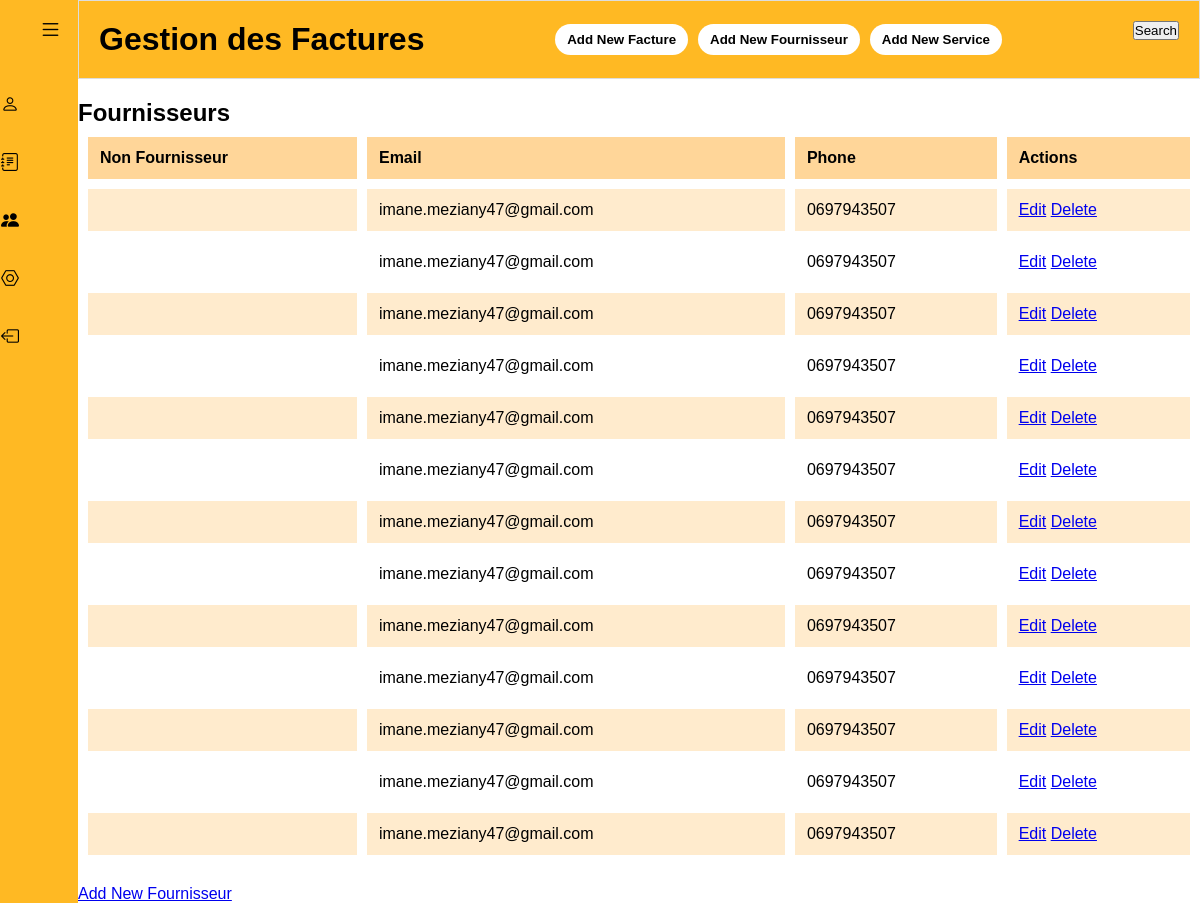
/fournisseurs/ (signed in), run on the app's committed database.
### facturation/models.py (models this page shows, shortened)
class Fournisseur(models.Model):
    name = models.CharField(max_length=100)
    email = models.EmailField()
    phone = models.CharField(max_length=20)

### facturation/views.py (the view)
# urls.py: path('fournisseurs/',login_required(views.fournisseurs,login_url='facturation:login'),name='fournisseurs'),
@login_required(login_url='login/')
def fournisseurs(request):
    Fournisseurs=Fournisseur.objects.all()
    return render(request, 'facturation/fournisseurs.html',{'Fournisseurs':Fournisseurs})

### templates/facturation/fournisseurs.html
{% extends "layouts/base.html" %}
{% block content %}
<div class='home-section'>
    <h2>Fournisseurs</h2>
    <table>
        <tr>
            <th>Non Fournisseur</th>
            <th>Email</th>
            <th>Phone</th>
            <th>Actions</th>
        </tr>
        {% for fournisseur in Fournisseurs %}
        <tr>
            <td>{{ fournisseur.nom }}</td>
            <td>{{ fournisseur.email }}</td>
            <td>{{ fournisseur.phone }}</td>
            <td>
                <a href="{% url 'facturation:update_fournisseur' fournisseur.pk %}">Edit</a>
                <a href="{% url 'facturation:delete_fournisseur' fournisseur.pk %}">Delete</a>
            </td>
        </tr>
        {% endfor %}
    </table>
    <a href="{% url 'facturation:add_fournisseur' %}">Add New Fournisseur</a>
</div>
{% endblock %}

### static/assets/css/style.css (style rules this page uses)
table { width: 100%; border-collapse: collapse; font-family: Arial, sans-serif; border-spacing: 0; margin-bottom: 20px; overflow-y: auto; }
th, td { border: 10px solid #fff; padding: 12px; text-align: left; border-bottom: 10px solid #fff; }
th { background-color: #ffd699; font-weight: bold; }
tr:nth-child(even) { background-color: #ffebcd; }
body { background-color: #fff; margin: 0; padding: 0; font-family: Arial, sans-serif; overflow-y: auto; }
* { margin: 0; padding: 0; box-sizing: border-box; font-family: "Poppins" , sans-serif; }
.home-section { position: relative; background: #fff; min-height: 100vh; top: 0; left: 78px; width: calc(100% - 78px); transition: all 0.5s ease; z-index: 2; }

### data on the page
Fournisseur: email "imane.meziany47@gmail.com", phone "0697943507"
Fournisseur: email "imane.meziany47@gmail.com", phone "0697943507"
Fournisseur: email "imane.meziany47@gmail.com", phone "0697943507"
Fournisseur: email "imane.meziany47@gmail.com", phone "0697943507"
Fournisseur: email "imane.meziany47@gmail.com", phone "0697943507"
Fournisseur: email "imane.meziany47@gmail.com", phone "0697943507"
Fournisseur: email "imane.meziany47@gmail.com", phone "0697943507"
Fournisseur: email "imane.meziany47@gmail.com", phone "0697943507"
Fournisseur: email "imane.meziany47@gmail.com", phone "0697943507"
Fournisseur: email "imane.meziany47@gmail.com", phone "0697943507"
Fournisseur: email "imane.meziany47@gmail.com", phone "0697943507"
Fournisseur: email "imane.meziany47@gmail.com", phone "0697943507"
Fournisseur: email "imane.meziany47@gmail.com", phone "0697943507"
